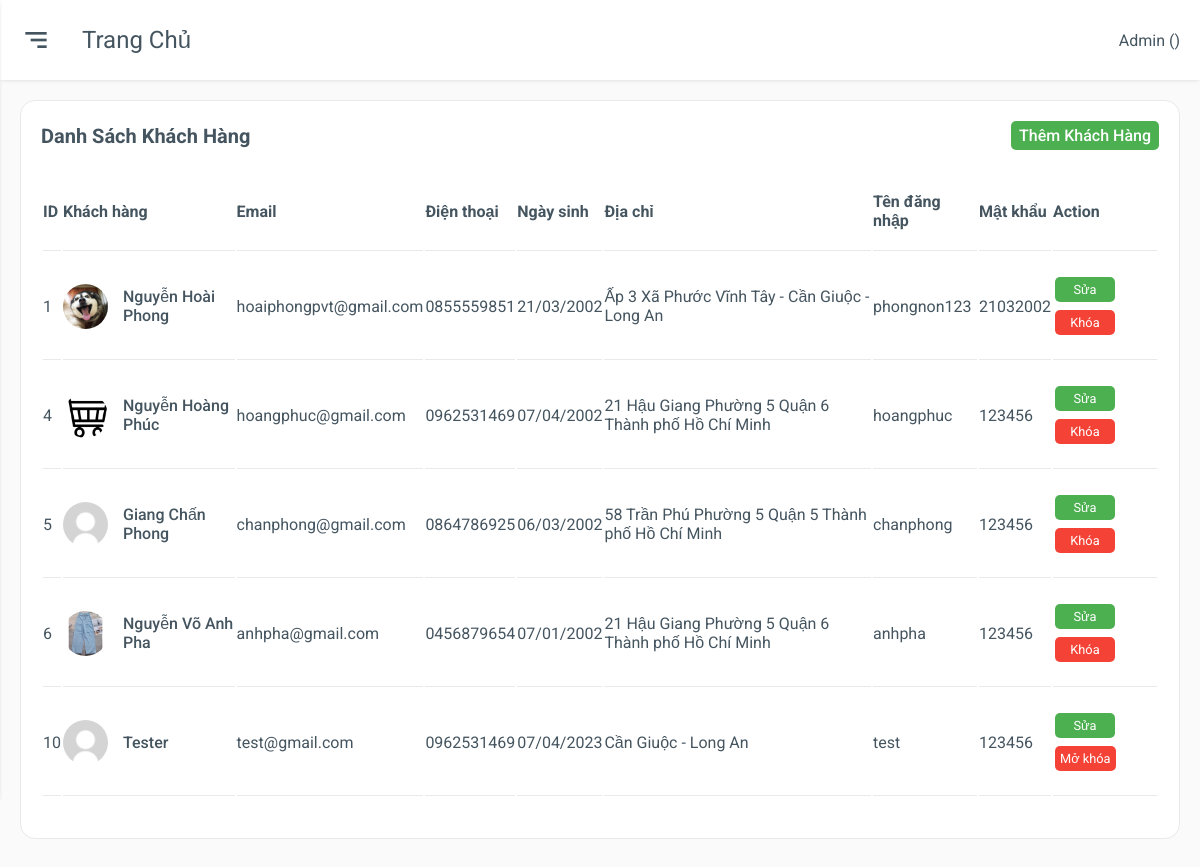
Screenshot of /admin/customer.php with the database file from the repository.
### tables this page shows
CREATE TABLE `nguoidung` (
  `ID` int(11) NOT NULL,
  `HOTEN` varchar(255) NOT NULL,
  `EMAIL` varchar(255) NOT NULL,
  `DIENTHOAI` varchar(11) NOT NULL,
  `DIACHI` varchar(255) NOT NULL,
  `NGAYSINH` date NOT NULL,
  `HINHANH` varchar(255) NOT NULL,
  `TENDANGNHAP` varchar(255) NOT NULL,
  `MATKHAU` varchar(255) NOT NULL,
  `TRANGTHAI` bit(1) NOT NULL
);

### admin/customer.php (the view, shortened to what this page needs)
<?php
    include "../connect.php";
     $admin = $_SESSION['admin'];
?>
<!DOCTYPE html>
<html>
<head>
    <link href='https://unpkg.com/boxicons@2.0.7/css/boxicons.min.css' rel='stylesheet'>
    <link rel="stylesheet" href="./css/grid.css">
    <link rel="stylesheet" href="./css/app.css">
</head>
<body>
    <div class="main">
        <div class="main-header">
            <div class="main-option">
                    <div class="mobile-toggle" id="mobile-toggle">
                        <i class='bx bx-menu-alt-right'></i>
                    </div>
                    <div class="main-title">
                        Trang chủ
                    </div>
            </div>
            <div class="main-name">
                <p>Admin (<span><?php echo $admin['HOTEN'] ?></span>)</p>
            </div>
        </div>
        <div class="main-content">
            <div class="row">
                <div class="col-12">
                    <div class="box">
                        <div class="box-header">
                            <p>Danh sách khách hàng</p>
                            <a href="adduser.php" class="add-user">Thêm khách hàng</a>
                        </div>
                        <div class="box-body overflow-scroll">
                            <table>
                                <thead>
                                    <tr>
                                        <th>ID</th>
                                        <th>Khách hàng</th>
                                        <th>Email</th>
                                        <th>Điện thoại</th>
                                        <th>Ngày sinh</th>
                                        <th>Địa chỉ</th>
                                        <th>Tên đăng nhập</th>
                                        <th>Mật khẩu</th>
                                        <th>Action</th>
                                    </tr>
                                </thead>
                                <tbody>
                                    <?php
                                        $sql = "SELECT * FROM nguoidung";
                                        $result = mysqli_query($conn, $sql);
                                        while ($row = $result->fetch_assoc()) {
                                            $s = '<tr>
                                                    <td>'.$row['ID'].'</td>
                                                    <td>
                                                        <div class="order-owner">
                                                            <img src=.'.$row['HINHANH'].'>
                                                            <span>'.$row['HOTEN'].'</span>
                                                        </div>
                                                    </td>
                                                    <td>'.$row['EMAIL'].'</td>
                                                    <td>'.$row['DIENTHOAI'].'</td>
                                                    <td>'.date('d/m/Y', strtotime($row['NGAYSINH'])).'</td>
                                                    <td>'.$row['DIACHI'].'</td>
                                                    <td>'.$row['TENDANGNHAP'].'</td>
                                                    <td>'.$row['MATKHAU'].'</td>
                                                    <td>
                                                        <div>';
                                            $s .= '<a href="updatecustomer.php?idKH='.$row['ID'].'" class="btn btn-update">Sửa</a>';
                                            if ($row['TRANGTHAI'] == 1) {
                                                $s .= '<a href="blockcustomer.php?idKH='.$row['ID'].'" class="btn btn-block">Khóa</a>';
                                            } else {
                                                $s .= '<a href="unblockcustomer.php?idKH='.$row['ID'].'" class="btn btn-block">Mở khóa</a>';
                                            }
                                            $s .= '</div>
                                                    </td>
                                                </tr>';
                                            echo $s;
                                        }
                                    ?>
                                </tbody>
                            </table>
                        </div>
                    </div>
                </div>
            </div>
        </div>
	</div>
</body>
</html>

### admin/css/grid.css (style rules this page uses)
.row { display: flex; flex-wrap: wrap; margin: 0 -15px; }
[class*="col-"] { padding: 0 15px; margin-bottom: 20px; }
.col-12 { width: 100%; }

### admin/css/app.css (style rules this page uses)
:root { --body-bg: #fafafb; --box-bg: #ffffff; --main-color: #ff0000; --text-color: #455560; --text-second-color: #72849ab3; --border-color: #e9e9e9; --menu-item-active-bg: rgba(62, 121, 247, 0.1); --box-border-radius: 15px; --sidebar-size: 300px; --sidebar-logo-img-size: 45px; --sidebar-logo-size: 80px; --profile-image-size: 45px; --main-header-height: 80px; --shadow: 0 1px 4px -1px rgb(0 0 0 / 15%); }
* { padding: 0; margin: 0; box-sizing: border-box; }
body { font-family: "Roboto", sans-serif; background-color: var(--body-bg); color: var(--text-color); position: relative; }
a { text-decoration: none; color: unset; display: inline-block; }
.btn { background-color: transparent; border: none; outline: none; display: grid; place-items: center; cursor: pointer; color: var(--main-color); padding: 0.5rem; border-radius: 0.25rem; }
.main { padding-left: var(--sidebar-size); }
.main-header { height: var(--main-header-height); display: flex; align-items: center; justify-content: space-between; padding: 20px; background-color: var(--box-bg); box-shadow: var(--shadow); }
.main-option { display: flex; align-items: center; }
.mobile-toggle { display: none; }
.main-title { text-transform: capitalize; font-size: 1.5rem; }
.main-content { padding: 20px; }
.box { background-color: var(--box-bg); padding: 20px; border: 0.5px solid var(--border-color); border-radius: var(--box-border-radius); }
.box-header { display: flex; align-items: center; justify-content: space-between; text-transform: capitalize; font-size: 1.25rem; font-weight: 700; }
.add-user { font-size: 1rem; font-weight: 500; padding: 5px 8px; border-radius: 5px; background-color: #4CAF50; color: #fff; border: none; }
.box-body { padding: 20px 0; }
table { width: 100%; min-width: 1000px; }
.order-owner, .product { display: flex; align-items: center; text-transform: capitalize; font-weight: 500; }
.order-owner img { width: 45px; height: 45px; border-radius: 50%; margin-right: 15px; }
table thead tr { text-align: left; }
table th, table td { padding: 20px 0; border-bottom: 1px solid var(--border-color); }
.overflow-scroll { overflow-y: auto; }
.main { padding-left: 0; }
.mobile-toggle, .sidebar-close { display: grid; place-items: center; font-size: 2rem; margin-right: 30px; cursor: pointer; }
.btn { min-width: 60px; border: none; padding: 5px; text-align: center; text-decoration: none; display: inline-block; font-size: .8rem; margin: 4px 2px; cursor: pointer; }
.btn-update { font-size: .8rem; padding: 5px; color: #FFF; background-color: #4CAF50; border-radius: 5px; }
.btn-block { font-size: .8rem; padding: 5px; color: #FFF; background-color: #f44336; border-radius: 5px; border: none; }

### rows the page displays
nguoidung: ID "1", HINHANH (picture), HOTEN "Nguyễn Hoài Phong", EMAIL "hoaiphongpvt@gmail.com", DIENTHOAI "0855559851", NGAYSINH "21/03/2002", DIACHI "Ấp 3 Xã Phước Vĩnh Tây - Cần Giuộc - Long An", TENDANGNHAP "phongnon123", MATKHAU "21032002"
nguoidung: ID "4", HINHANH (picture), HOTEN "Nguyễn Hoàng Phúc", EMAIL "hoangphuc@gmail.com", DIENTHOAI "0962531469", NGAYSINH "07/04/2002", DIACHI "21 Hậu Giang Phường 5 Quận 6 Thành phố Hồ Chí Minh", TENDANGNHAP "hoangphuc", MATKHAU "123456"
nguoidung: ID "5", HINHANH (placeholder picture), HOTEN "Giang Chấn Phong", EMAIL "chanphong@gmail.com", DIENTHOAI "0864786925", NGAYSINH "06/03/2002", DIACHI "58 Trần Phú Phường 5 Quận 5 Thành phố Hồ Chí Minh", TENDANGNHAP "chanphong", MATKHAU "123456"
nguoidung: ID "6", HINHANH (picture), HOTEN "Nguyễn Võ Anh Pha", EMAIL "anhpha@gmail.com", DIENTHOAI "0456879654", NGAYSINH "07/01/2002", DIACHI "21 Hậu Giang Phường 5 Quận 6 Thành phố Hồ Chí Minh", TENDANGNHAP "anhpha", MATKHAU "123456"
nguoidung: ID "10", HINHANH (placeholder picture), HOTEN "Tester", EMAIL "test@gmail.com", DIENTHOAI "0962531469", NGAYSINH "07/04/2023", DIACHI "Cần Giuộc - Long An", TENDANGNHAP "test", MATKHAU "123456"
